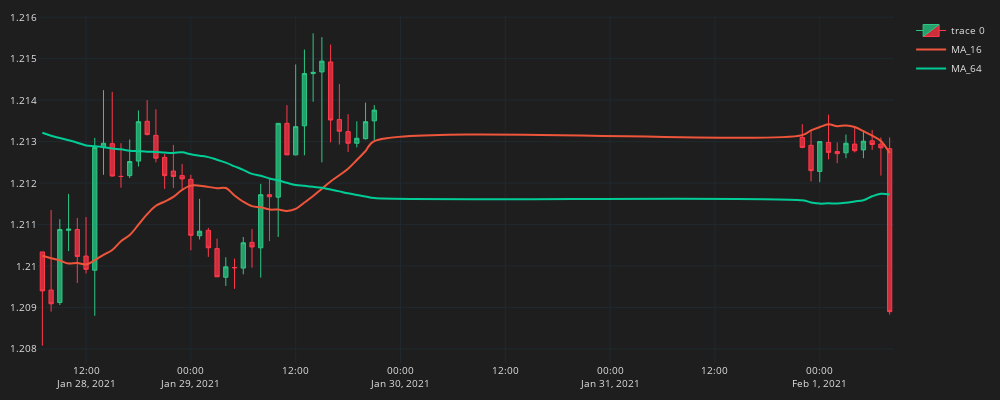

The cell this chart's notebook holds for it:
### Code cell
fig = go.Figure() 

# candle stick:
fig.add_trace(go.Candlestick(
    x = df_plot.time,
    open = df_plot.mid_o,
    high = df_plot.mid_h,
    low = df_plot.mid_l,
    close = df_plot.mid_c,

    line=dict(width=1),
    opacity=1,

    increasing_fillcolor='#24A06B',
    decreasing_fillcolor="#CC2E3C",
    increasing_line_color='#2EC886',  
    decreasing_line_color='#FF3A4C'
))


# MA:
for ma in ma_list:
    col = f'MA_{ma}'

    fig.add_trace(go.Scatter(x=df_plot.time, 
    y=df_plot[col],
    line=dict(width=2),
    line_shape='spline', 
    name=f'MA_{ma}'
    ))


fig.update_layout(width=1000, height=400, 
    margin=dict(l=10, r=10, b=10, t=10), # 讓線圖更明顯
    font=dict(size=10, color='#e1e1e1'), # 將 x 軸資料轉為白色
    paper_bgcolor='#1e1e1e', # 將背景改為黑色
    plot_bgcolor='#1e1e1e') 

fig.update_xaxes( # 更新 x 軸資料
    gridcolor='#1f292f',
    showgrid=True, 
    fixedrange=True,
    rangeslider=dict(visible=False)
)

fig.update_yaxes( # 更新 y 軸資料
    gridcolor='#1f292f',
    showgrid=True, 
    fixedrange=True
)
